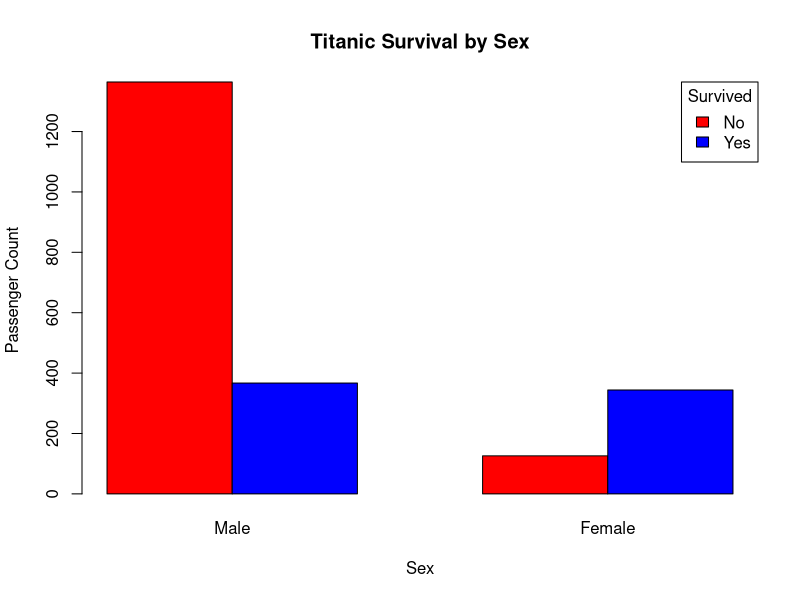
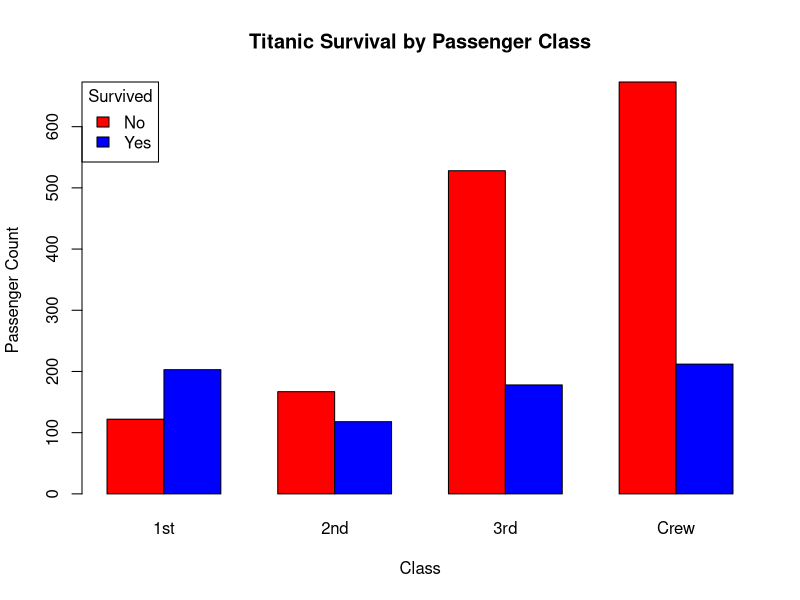

Reproduce these figures in R, in order.
## ---- chunk 1
knitr::opts_chunk$set(echo = TRUE)
## ---- chunk 2
titanic_df <- as.data.frame(Titanic)
titanic_data <- titanic_df[rep(1:nrow(titanic_df), titanic_df$Freq), -5]
rownames(titanic_data) <- NULL
## ---- chunk 3
sex_table <- table(titanic_data$Sex, titanic_data$Survived)
sex_table

## ---- chunk 4
plot_sex_table <- table(titanic_data$Survived, titanic_data$Sex)
barplot(plot_sex_table, 
        beside = TRUE, 
        col = c("red", 'blue'), 
        legend.text = c("No", "Yes"),
        args.legend = list(x = "topright", title = "Survived"),
        main = "Titanic Survival by Sex",
        xlab = "Sex", 
        ylab = "Passenger Count")
       
## ---- chunk 5
chisq.test(sex_table)
## ---- chunk 6
class_table <- table(titanic_data$Class, titanic_data$Survived)
class_table
## ---- chunk 7
plot_class_table <- table(titanic_data$Survived, titanic_data$Class)

barplot(plot_class_table, 
        beside = TRUE, 
        col = c("red", "blue"), 
        legend.text = c("No", "Yes"),
        args.legend = list(x = "topleft", title = "Survived"),
        main = "Titanic Survival by Passenger Class",
        xlab = "Class", 
        ylab = "Passenger Count")
## ---- chunk 8
chisq.test(class_table)
